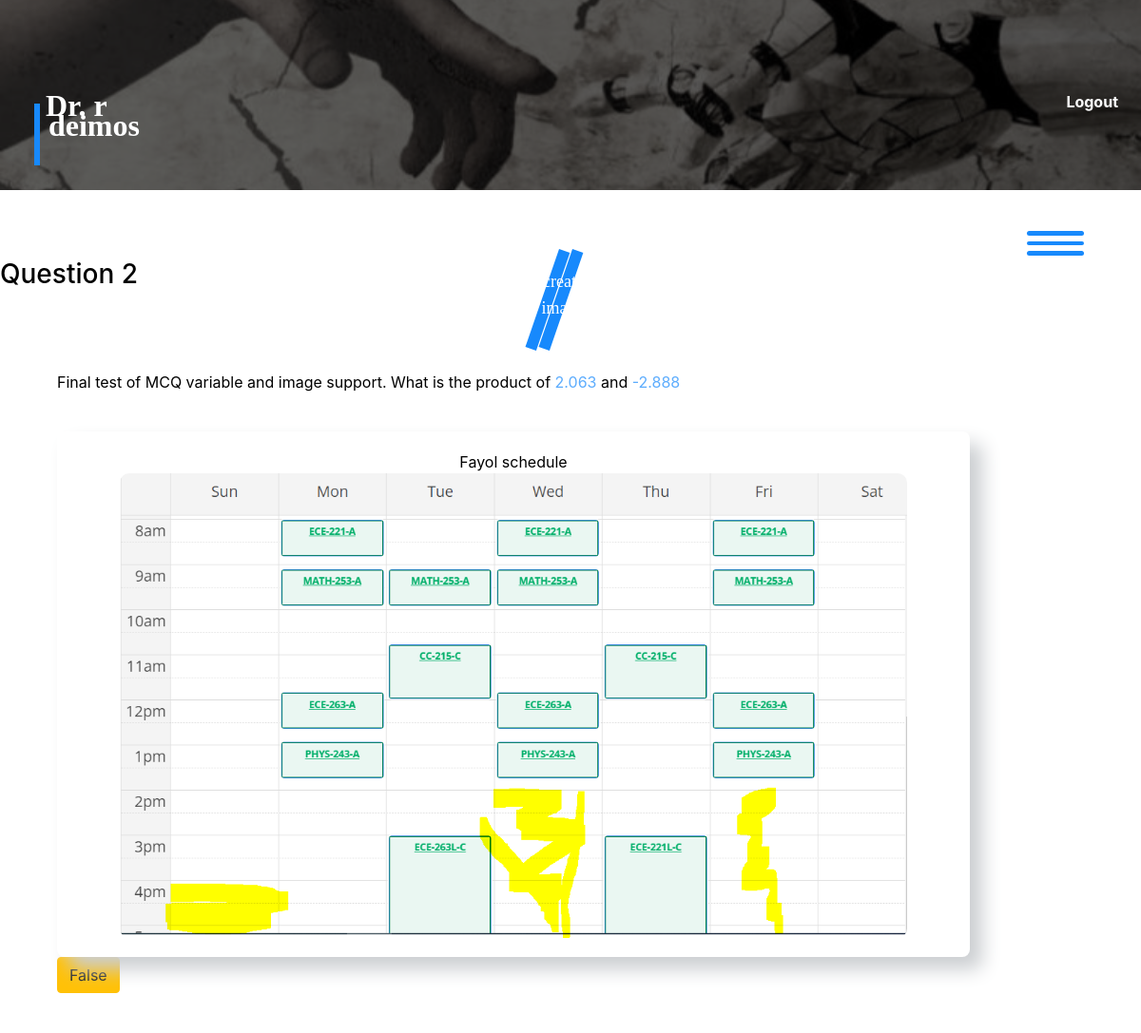
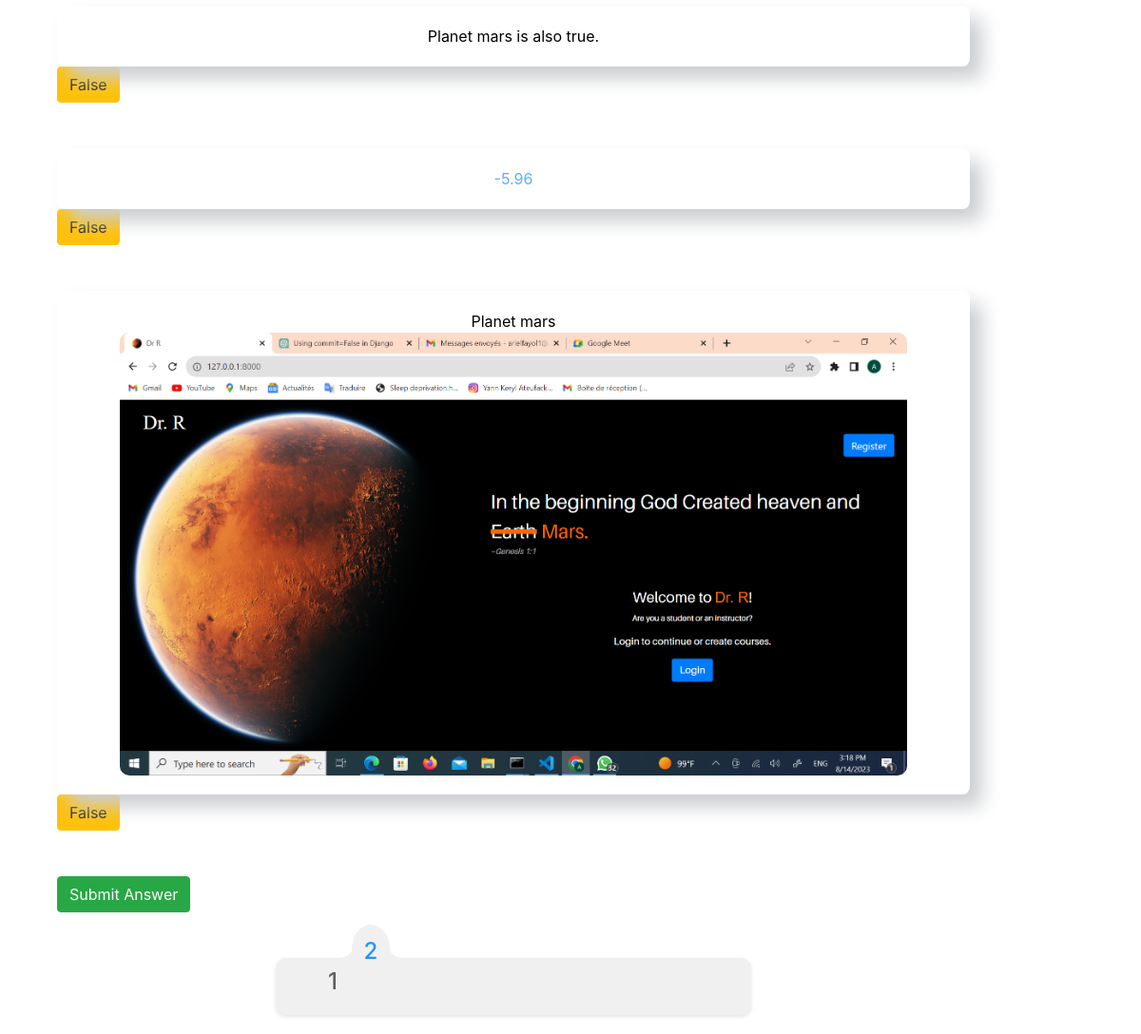
Screenshot of /deimos/courses/14/assignments/8/questions/41 (signed in) with the database file from the repository (2 pictures, top to bottom).
### phobos/models.py (models this page shows, shortened)
class Question(models.Model):
    number = models.CharField(blank=False, null=False, max_length=5)
    text = models.TextField(max_length= 2000, null=False, blank=False)
    assignment = models.ForeignKey(Assignment, null=True, on_delete=models.CASCADE, \
                                   related_name="questions")
    category = models.CharField(max_length=50, null=True, blank=True)
    topic = models.ForeignKey(Topic, on_delete=models.SET_NULL, null=True, blank=True)
    sub_topic = models.ForeignKey(SubTopic, on_delete=models.SET_NULL, null=True, blank=True)
    num_points = models.IntegerField(default=10, validators=[MinValueValidator(0), MaxValueValidator(15)]) # Add lower and upper bound.
    parent_question = models.ForeignKey('self', on_delete=models.CASCADE, null=True, \
                                        blank=True, related_name='sub_questions')
    timestamp = models.DateTimeField(auto_now_add=True)
    difficulty_level = models.CharField(
        max_length=10,
        choices=DifficultyChoices.choices,
        default=DifficultyChoices.MEDIUM,
    )
    answer_type = models.CharField(
        max_length = 30,
        choices = QuestionChoices.choices,
        default = QuestionChoices.STRUCTURAL_TEXT
    )
    max_num_attempts = models.IntegerField(default=5)
    answer = models.CharField(max_length=1000, null=True, blank=True) # TODO: delete this attribute.
    deduct_per_attempt = models.FloatField(default=0.05, blank=True, null=True)
    margin_error = models.FloatField(default=0.03, blank=True, null=True)

class MCQImageAnswer(models.Model):
    question = models.ForeignKey(Question, on_delete=models.CASCADE, related_name='mcq_image_answers')
    image = models.ImageField(upload_to='phobos/images/question_images/', \
                              blank=True, null=True)
    label = models.CharField(max_length=70, blank=True, null=True)
    is_answer = models.BooleanField(default=False)

class MCQTextAnswer(models.Model):
    question = models.ForeignKey(Question, on_delete=models.CASCADE, related_name='mcq_text_answers')
    content = models.CharField(max_length=400)
    is_answer = models.BooleanField(default=False)

### deimos/views.py (the view)
@login_required(login_url='astros:login')
def answer_question(request, question_id, assignment_id=None, course_id=None):
    student = get_object_or_404(Student, pk=request.user.pk)
    assignment = get_object_or_404(Assignment, pk=assignment_id)
    question_ids = assignment.questions.values_list('id', flat=True)
    question_nums = assignment.questions.values_list('number', flat=True)
    question = Question.objects.get(pk=question_id)
    question_student, created = QuestionStudent.objects.get_or_create(question=question, student=student)
    if created:
        question_student.create_instances()
    else:
        if not question_student.instances_created:
            question_student.create_instances()
    question_student.save()
    question.text = replace_links_with_html(question.text)
    question.text = question_student.evaluate_var_expressions_in_text(question.text, add_html_style=True)
    is_mcq = False #nis mcq
    is_fr = False # is free response
    answers = []
    is_latex = []
    question_type = []
    question_type_dict = {'ea': 0, 'fa':1, 'la':2, 'ta':3, 'ia':7}
    question_type_count = {'ea': 0, 'fa': 0, 'la': 0, 'ta': 0, 'ia': 0}
    if question.answer_type.startswith('MCQ'):
        is_mcq = True
        ea = question.mcq_expression_answers.all()
        answers.extend(ea)
        ta = question.mcq_text_answers.all()
        answers.extend(ta)
        for answer in answers:
            answer.content = question_student.evaluate_var_expressions_in_text(answer.content, add_html_style=True)
        fa = question.mcq_float_answers.all()
        answers.extend(fa)
        ia = question.mcq_image_answers.all()
        answers.extend(ia)
        la = question.mcq_latex_answers.all()
        answers.extend(la)
        question_type_count['ea'] = ea.count()
        question_type_count['fa'] = fa.count()
        question_type_count['la'] = la.count()
        question_type_count['ta'] = ta.count()
        question_type_count['ia'] = ia.count()
        is_latex = [0 for _ in range(ea.count()+ta.count()+fa.count()+ia.count())]
        is_latex.extend([1 for _ in range(la.count())])
        for q_type in question_type_dict:
            question_type.extend([question_type_dict[q_type] for _ in range(question_type_count[q_type])])
        assert len(is_latex) == len(answers)
        shuffler = [counter for counter in range(len(answers))]
        random.shuffle(shuffler)
        is_latex = [is_latex[i] for i in shuffler]
        answers = [answers[i] for i in shuffler]
    elif question.answer_type == QuestionChoices.STRUCTURAL_LATEX:# Probably never used (because disabled on frontend)
        answers.extend(question.latex_answers.all())
        is_latex.extend([1 for _ in range(question.latex_answers.all().count())])
        question_type = [2]
    elif question.answer_type == QuestionChoices.STRUCTURAL_EXPRESSION:
        answers.extend(question.expression_answers.all())
        question_type = [0]
    elif question.answer_type == QuestionChoices.STRUCTURAL_VARIABLE_FLOAT:
        answers.extend(question.variable_float_answers.all())
        question_type = [5]
    elif question.answer_type == QuestionChoices.STRUCTURAL_FLOAT:
        answers.extend(question.float_answers.all())
        question_type = [1]
    elif question.answer_type == QuestionChoices.STRUCTURAL_TEXT:
        is_fr = True
        answers.extend(question.text_answers.all())
        question_type = [4]
    context = {
        'question':question,
        'question_ids_nums':zip(question_ids, question_nums),
        'assignment_id': assignment_id,
        'course_id': course_id,
        "is_mcq": is_mcq,
        "is_fr": is_fr,
        "answers_is_latex_question_type": zip(answers, is_latex, question_type),
        'question_type': question_type, # For structural
        'answer': answers[0]
    }
    return render(request, 'deimos/answer_question.html',
                  context)

### deimos/models.py (called while the page is built)
def transform_expression(expr):
    expression = expr.replace(' ','')
    strs = []
    for index, character in enumerate(expression):
        string = character
        if index > 0:
            if character.isalpha() and expression[index-1].isalnum():
                string = '*' + character
            elif character.isdigit() and expression[index-1].isalpha():
                string = '*' + character
        strs.append(string)
    transformed_expression = ''.join(strs)
    return transformed_expression

    def get_var_value_dict(self):
        var_value_dict = {}
        for var_instance in self.var_instances.all():
            var_value_dict[var_instance.variable.symbol] = var_instance.value
        return var_value_dict

    def evaluate_var_expressions_in_text(self, text, add_html_style=False):
        def replace_match(match):
            expression = match.group(1)  # Extract the expression within the curly braces
            value = round(eval(transform_expression(expression), var_value_dict), 3)
            if add_html_style:
                return f"<span class=\"variable-value\">{value}</span>"
            else:
                return str(value)
        regex = re.compile(r'{(.*?)}')  # Use non-greedy matching to avoid unexpected results
        var_value_dict = self.get_var_value_dict()
        replaced_text = regex.sub(replace_match, text)
        replaced_text = replaced_text.replace('{', '').replace('}', '')
        return replaced_text

### deimos/views.py (called while the page is built)
def replace_links_with_html(text):
    words = text.split()
    new_words = []
    for word in words:
        if word.startswith('http://') or word.startswith('https://'):
            parsed_url = urlparse(word)
            link_tag = f'<a href="{word}">{parsed_url.netloc}{parsed_url.path}</a>'
            new_words.append(link_tag)
        else:
            new_words.append(word)
    return ' '.join(new_words)

### deimos/templates/deimos/answer_question.html (shortened to what this page needs)
{% extends 'deimos/layout.html' %}
{% load static %}
{% block style%} <link rel="stylesheet" href="{% static 'deimos/css/question_nav.css' %}"/>
<link rel="stylesheet" href="{% static 'deimos/css/action_menu.css' %}"/>
{% endblock %}
{% block body %}
    <h3>Question {{question.number}}</h3>
    <div class="page-container" id="answer-question">
    <br/>
      <form method="post" enctype="multipart/form-data" id="question-form">
        <p class="question-content">{{question.text | safe}}</p>
        <br/>
         {% if is_mcq%}
              <div class="inputed-mcq-answers">
                {% for answer, is_latex, question_type in answers_is_latex_question_type %}
                  <div class="mcq-option-answer">
                    <div class="formatted-answer">
                      {% if is_latex %}
                          <input type="hidden" class="latex-answer-question-view" value="{{answer.content}}">
                      {% else %}
                        {% if answer.image %}
                          {{answer.label}}
                          <img src="{{answer.image.url}}" class="mcq-image-answer" alt="{{answer.image.label}}"/>
                        {% else %}
                          {{answer.content|safe}}
                        {% endif %}
                      {% endif %}
                    </div>
                    <button type="button" class="btn btn-warning mcq-false exempt">False</button>
                  </div>
                  <br/> <br/>
                {% endfor %}
              </div>
              <input type="submit" class="btn btn-success exempt" id="submit-btn" value="Submit Answer">
              <br/> <br/>
        {% endif %}
      <br/>
      </form>
    <div class="navigation">
      <ul>
        {% for question_id, question_num in question_ids_nums %}
          {% if question_id == question.id %}
            <li class="list active">
          {% else %}
            <li class="list">
          {% endif %}
                <a href="{% url 'deimos:answer_question' question_id=question_id assignment_id=assignment_id course_id=course_id %}">
                    <span class="icon">{{question_num}}</span>
                </a>
            </li>
        {% endfor %}
          <div class="indicator"></div>
      </ul>
   </div>
  </div>
{% endblock %}

### deimos/static/deimos/css/question_nav.css (style rules this page uses)
.navigation { position: relative; width: 500px; height: 60px; background: #f0f0f0; display: flex; justify-content: center; align-items: center; border-radius: 10px; box-shadow: 0 2px 4px rgba(0, 0, 0, 0.1); }
.navigation ul { display: flex; width: 500px; }
.navigation ul li { list-style: none; position: relative; width: 40px; height: 60px; z-index: 2; }
.navigation ul li a { position: relative; display: flex; justify-content: center; align-items: center; flex-direction: column; width: 100%; text-align: center; font-weight: 500; }
.navigation ul li a .icon { position: relative; display: block; line-height: 65px; font-size: 1.5em; transition: 0.5s; color: #626060; }
.navigation ul li.active a .icon { transform: translateY(-32px); color: #2196f3; }
.indicator { position: absolute; top: -35px; width: 40px; height: 50px; background: #f0f0f0; border-radius: 50%; z-index: 1; transition: 0.5s; }
.indicator::before { content: ''; position: absolute; top: 5px; left: -28px; width: 30px; height: 30px; background: transparent; border-radius: 50%; box-shadow: 15px 18px #f0f0f0; }
.indicator::after { content: ''; position: absolute; top: 5px; right: -28px; width: 30px; height: 30px; background: transparent; border-radius: 50%; box-shadow: -15px 18px #f0f0f0; }
.navigation ul li:nth-child(2).active ~ .indicator { transform: translateX(calc(40px * 1)); }

### deimos/static/deimos/css/style.css (style rules this page uses)
body.body { background-color: white !important; color:black; padding:0%; }
.page-container { background-color: white; color:black; display: flex; flex-direction: row; align-items: center; justify-content: center; width: 100%; height: 100%; margin-top:5%; }
form { width: 100%; }
li { list-style-type: none; }
.variable-value { color:rgba(23, 137, 252, 0.7) !important; }
#answer-question { margin-left: 5%; width: 80%; display: flex; flex-direction: column; align-items: center; justify-items: center; }
.formatted-answer { padding: 20px; border-radius: 8px; box-shadow: 13px 13px 20px #cbced1, -13px -13px 20px #ffffff; display: flex; flex-direction: column; align-items: center; justify-content: center; position: relative; }
.mcq-image-answer { max-width: 90%; max-height: 90%; display: block; border-radius: 10px; }

### rows the page displays
Question: number "2", text "Final test of MCQ variable and image support. What is the product of 2.063 and -2.888"
MCQImageAnswer: label "Fayol schedule", image (picture)
MCQTextAnswer: content "Planet mars is also true."
MCQTextAnswer: content "-5.96"
MCQImageAnswer: label "Planet mars", image (picture)

### other values shown
{{ question_num }} "1" "2"
